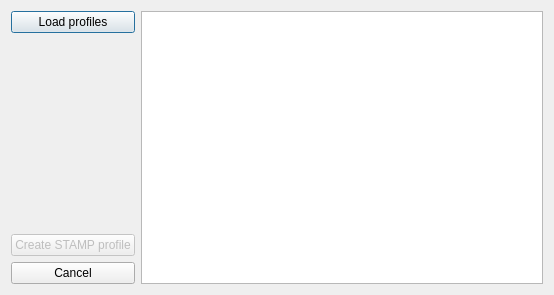
<?xml version="1.0" encoding="UTF-8"?>
<ui version="4.0">
 <class>CreateProfileCoMetDlg</class>
 <widget class="QDialog" name="CreateProfileCoMetDlg">
  <property name="geometry">
   <rect>
    <x>0</x>
    <y>0</y>
    <width>554</width>
    <height>295</height>
   </rect>
  </property>
  <property name="windowTitle">
   <string>Create profile</string>
  </property>
  <property name="windowIcon">
   <iconset>
    <normaloff>../icons/programIcon.png</normaloff>../icons/programIcon.png</iconset>
  </property>
  <layout class="QVBoxLayout" name="verticalLayout_2">
   <item>
    <layout class="QHBoxLayout" name="horizontalLayout_3">
     <item>
      <layout class="QVBoxLayout" name="verticalLayout">
       <item>
        <widget class="QPushButton" name="btnLoadProfiles">
         <property name="text">
          <string>Load profiles</string>
         </property>
        </widget>
       </item>
       <item>
        <spacer name="verticalSpacer">
         <property name="orientation">
          <enum>Qt::Vertical</enum>
         </property>
         <property name="sizeHint" stdset="0">
          <size>
           <width>20</width>
           <height>40</height>
          </size>
         </property>
        </spacer>
       </item>
       <item>
        <widget class="QPushButton" name="btnCreateProfile">
         <property name="enabled">
          <bool>false</bool>
         </property>
         <property name="text">
          <string>Create STAMP profile</string>
         </property>
        </widget>
       </item>
       <item>
        <widget class="QPushButton" name="btnCancel">
         <property name="text">
          <string>Cancel</string>
         </property>
        </widget>
       </item>
      </layout>
     </item>
     <item>
      <widget class="QListWidget" name="lstSelectedProfiles">
       <property name="sortingEnabled">
        <bool>true</bool>
       </property>
      </widget>
     </item>
    </layout>
   </item>
  </layout>
 </widget>
 <resources/>
 <connections/>
 <designerdata>
  <property name="gridDeltaX">
   <number>10</number>
  </property>
  <property name="gridDeltaY">
   <number>10</number>
  </property>
  <property name="gridSnapX">
   <bool>true</bool>
  </property>
  <property name="gridSnapY">
   <bool>true</bool>
  </property>
  <property name="gridVisible">
   <bool>true</bool>
  </property>
 </designerdata>
</ui>
